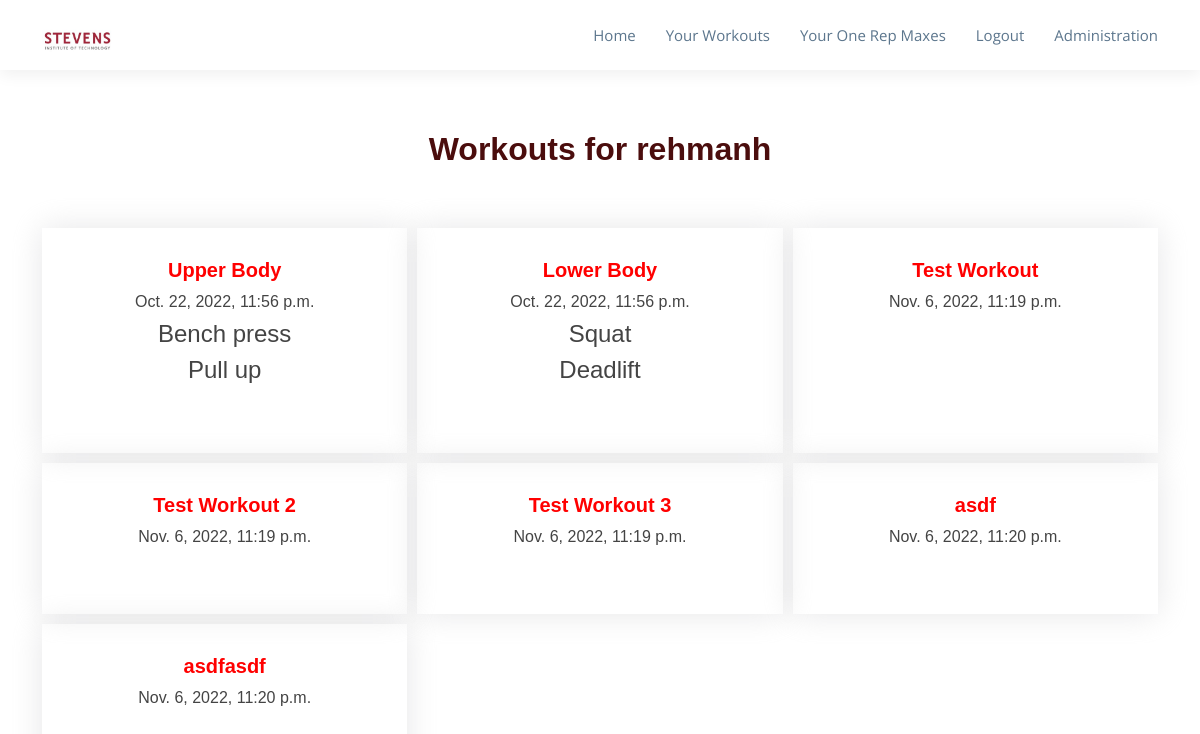
Before: /workouts (signed in) with the older database file.
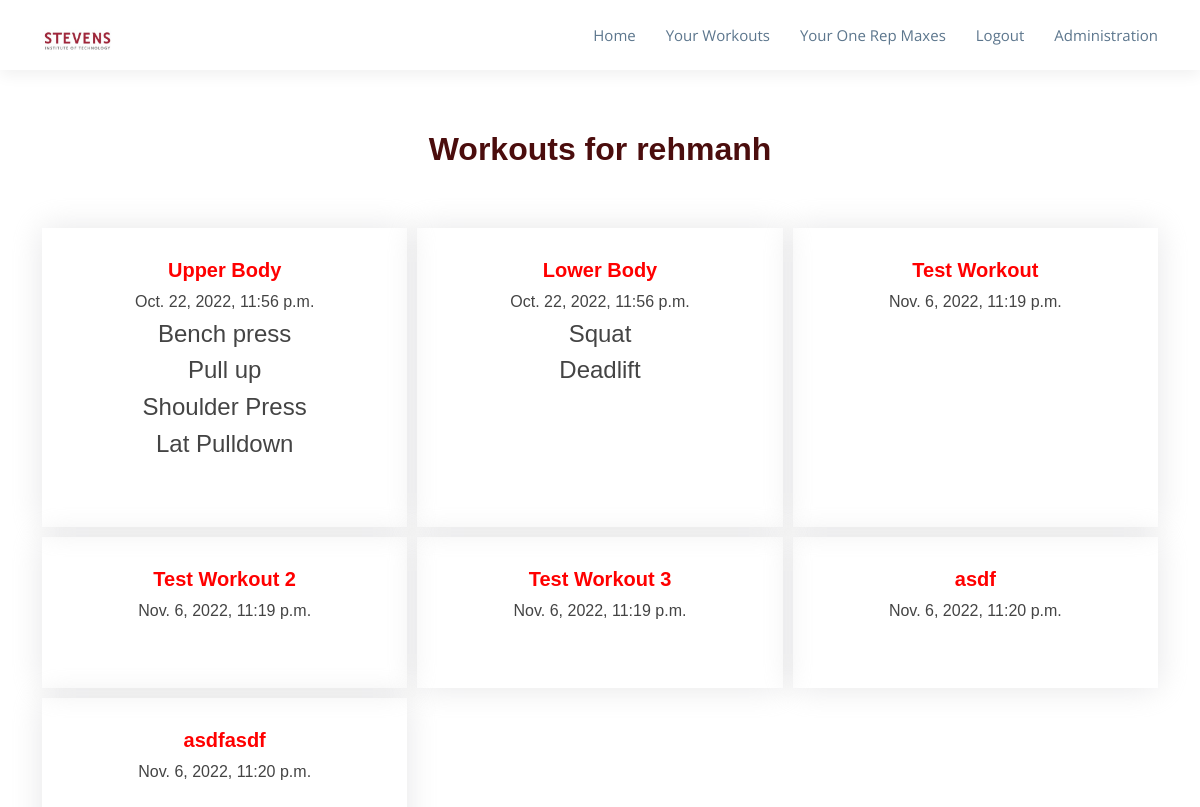
After: the same page with the newer database file.
### base/models.py (models this page shows, shortened)
class Workout(models.Model):
    workout_name = models.CharField(null=False, max_length=255)
    created_date_time = models.DateTimeField(auto_now_add=True)
    updated_date_time = models.DateTimeField(auto_now=True)
    workout_date = models.DateTimeField()
    user = models.ForeignKey(User, on_delete=models.CASCADE, default=None)

class Exercise(models.Model):
    exercise_name = models.CharField(null=False, max_length=255)
    created_date_time = models.DateTimeField(auto_now_add=True)
    updated_date_time = models.DateTimeField(auto_now=True)
    exercise_date = models.DateTimeField()
    workout = models.ForeignKey(Workout, on_delete=models.CASCADE)

### base/views.py (the view)
# urls.py: path('workouts', views.workouts, name="workouts"),
def workouts(request):
    if request.user.is_authenticated:
        member = request.user
        workouts = Workout.objects.filter(user=member.id)
        if workouts is not None:
            for workout in workouts:
                exercises = Exercise.objects.filter(workout=workout.id)
                workout.exercises = exercises
            context = {
                'workouts': workouts,
                'user': member
            }
        return render(request, 'base/workouts.html', context)
    else:
        return render(request, 'base/404.html', context={
            'msg': 'You must be logged in to view Your Workouts'
        })

### base/templates/base/workouts.html (shortened to what this page needs)
{% load static %}
<!DOCTYPE html>
<html lang="en">
<head>
  <link href="{% static 'home/vendor/animate.css/animate.min.css' %}" rel="stylesheet">
  <link href="{% static 'home/vendor/aos/aos.css' %}" rel="stylesheet">
  <link href="{% static 'home/vendor/bootstrap/css/bootstrap.min.css' %}" rel="stylesheet">
  <link href="{% static 'home/vendor/bootstrap-icons/bootstrap-icons.css' %}" rel="stylesheet">
  <link href="{% static 'home/vendor/boxicons/css/boxicons.min.css' %}" rel="stylesheet">
  <link href="{% static 'home/vendor/glightbox/css/glightbox.min.css' %}" rel="stylesheet">
  <link href="{% static 'home/vendor/swiper/swiper-bundle.min.css' %}" rel="stylesheet">
  <link href="{% static 'home/css/style.css' %}" rel="stylesheet">
  <link href="{% static 'home/css/style2.css' %}" rel="stylesheet">
</head>
<body>
    <header id="header" class="d-flex align-items-center">
        <div class="container d-flex align-items-center">
        <div class="logo me-auto">
            <a href="/"><img src="{% static 'home/img/logo/logo-1.jpg' %}" alt="" class="img-fluid"></a>
        </div>
        {% include 'base/navbar.html' %}
        </div>
    </header>
    <section >
        <div class="container grid-container">
            <div class="section-title">
                <h2>Workouts for {{user}}</h2>
            </div>
            {% for workout in workouts %}
            <div class="row contact">
                <div class="col-lg-12 d-flex">
                    <div class="info-box">
                        <h3>
                            <a href="/workout/{{workout.id}}">
                                {{workout.workout_name}}
                            </a>
                        </h3>
                        <h6>{{workout.workout_date}}</h6>
                        <div class="card-body">
                        {% for exercise in workout.exercises %}
                            <h4>{{ exercise.exercise_name }}</h4>
                        {% endfor %}
                        </div>
                    </div>
                </div>
            </div>
            {% endfor %}
        </div>
    </section>
</body>

Changed rows visible on the page:
added Exercise: exercise_name "Shoulder Press", shown under Workout "Upper Body"
added Exercise: exercise_name "Lat Pulldown", shown under Workout "Upper Body"
